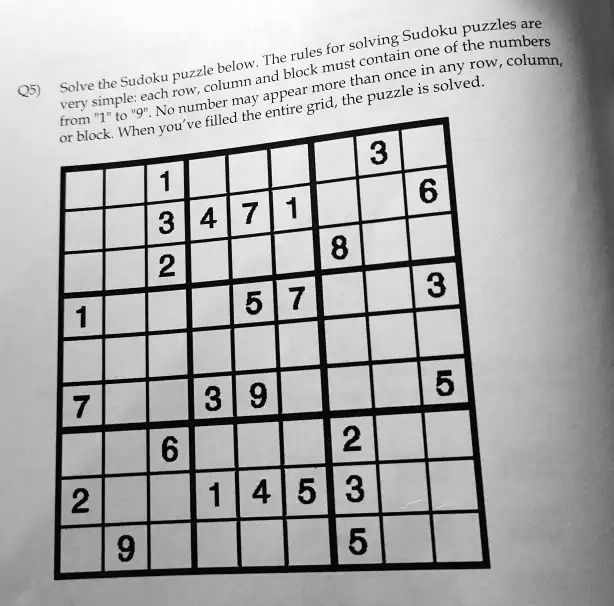
#> input picture sudoku.jpg, 614 x 606 px
$ python probability_hoffman_line_detection.py
#> lines starting #> are read from the running program, lines starting #| are printed output that depends on the picture; after the words box and inside, x2 and y2 are one past the last pixel; in counts of white or black regions, pixels touching at a corner belong together
import numpy as np
import cv2


def canny_demo(image):
    t = 80
    canny_output = cv2.Canny(image, t, t*2)
    return canny_output

image_path = r"C:\Users\emircan\Desktop\openCV/"
sudoku = cv2.imread("sudoku.jpg")
#> sudoku is the input picture: shape (606, 614, 3); min 0, max 255, mean 170.9

binary = canny_demo(sudoku)
#> in canny_demo, `canny_output = cv2.Canny(image, t, t*2)`:
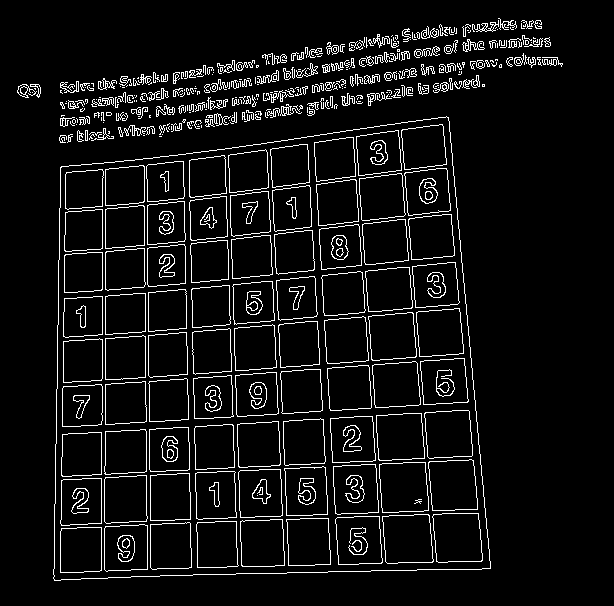
#> canny_output: shape (606, 614); 6.7% white in thin lines or dots, all inside (x1, y1, x2, y2) = (17, 18, 563, 581)
cv2.imshow("binary", binary)
cv2.waitKey(1)

linesP = cv2.HoughLinesP(binary, 1, np.pi / 180, 55, None, 50, 10)
#> linesP = 155 rows, first 6: [54, 552, 60, 167], [129, 521, 485, 509], [352, 130, 382, 570], [184, 187, 188, 441], [105, 478, 105, 162], [355, 129, 386, 570]

if linesP is not None:
    for i in range(0, len(linesP)):
        l = linesP[i][0]
        cv2.line(sudoku, (l[0], l[1]), (l[2], l[3]), (255, 0, 0), 1, cv2.LINE_AA)
#> this loop made 155 passes
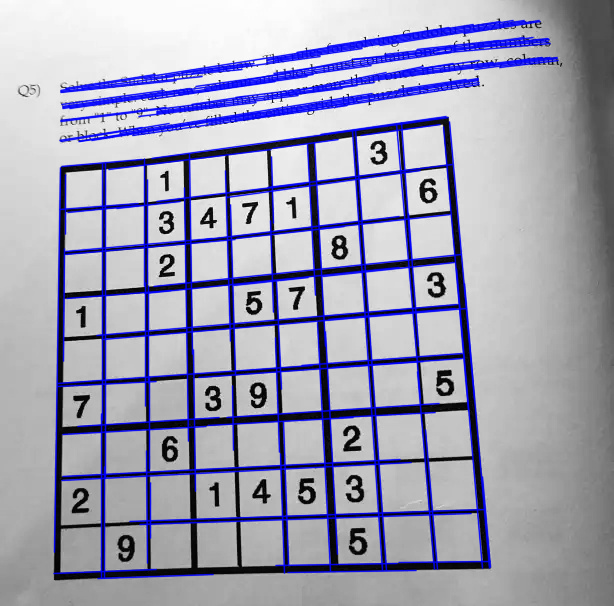
#> sudoku: shape (606, 614, 3); 15.55% of pixels changed, all inside (x1, y1, x2, y2) = (53, 19, 560, 580)

cv2.imshow("ProbHoughman", sudoku)
cv2.waitKey(1)

$ run again, with akita.jpg copied over sudoku.jpg
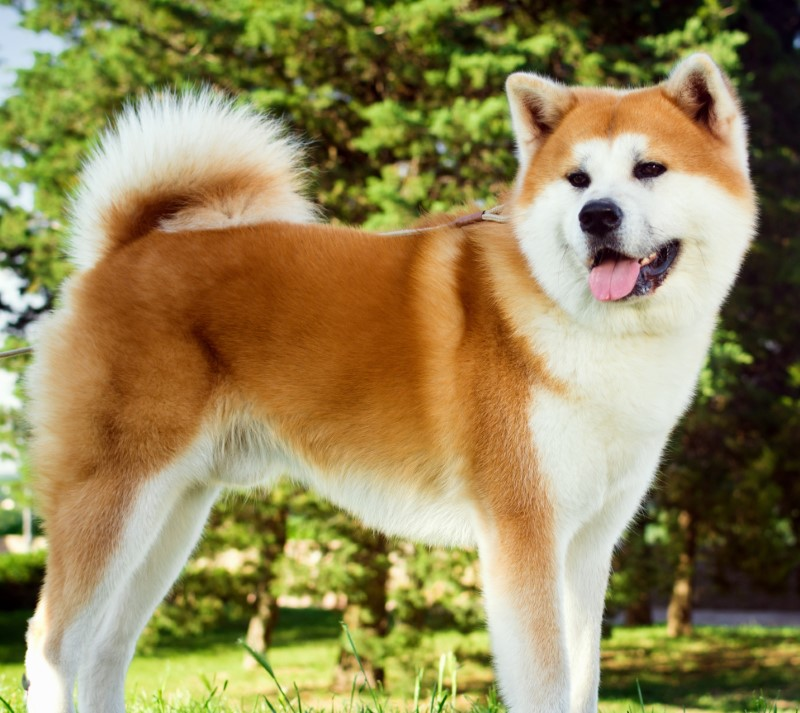
#> input picture akita.jpg, 800 x 713 px
#> sudoku is the input picture: shape (713, 800, 3); mean B, G, R 87.6, 134.3, 147.9
#> in canny_demo, `canny_output = cv2.Canny(image, t, t*2)`:
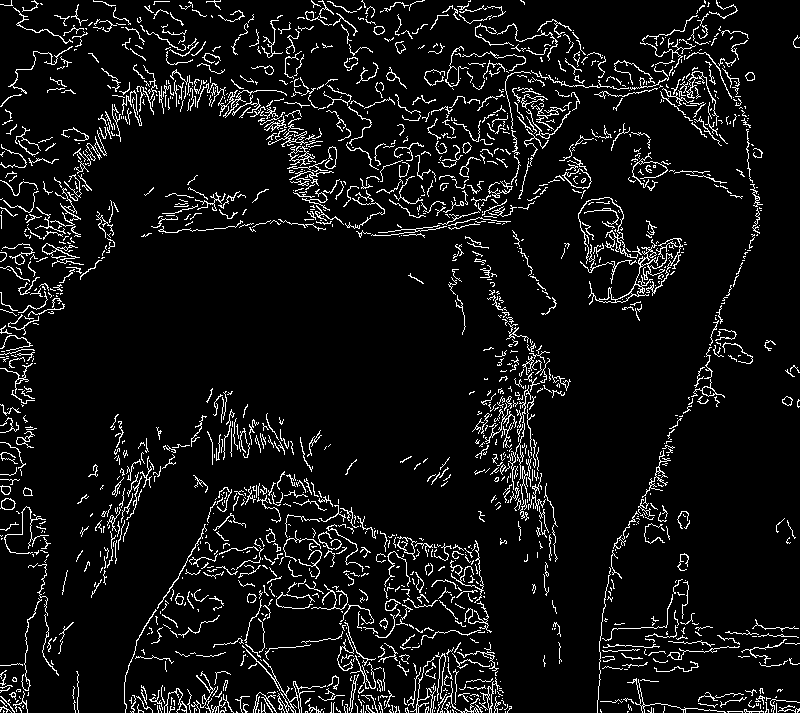
#> canny_output: shape (713, 800); 7.3% white in thin lines or dots
#> linesP = 213 rows, first 6: [717, 711, 798, 711], [125, 709, 509, 709], [469, 132, 579, 102], [490, 96, 543, 96], [620, 301, 681, 240], [125, 710, 508, 710]
#> the loop `for i in range(0, len(linesP)):` made 213 passes
#> after the loop `for i in range(0, len(linesP)):`:
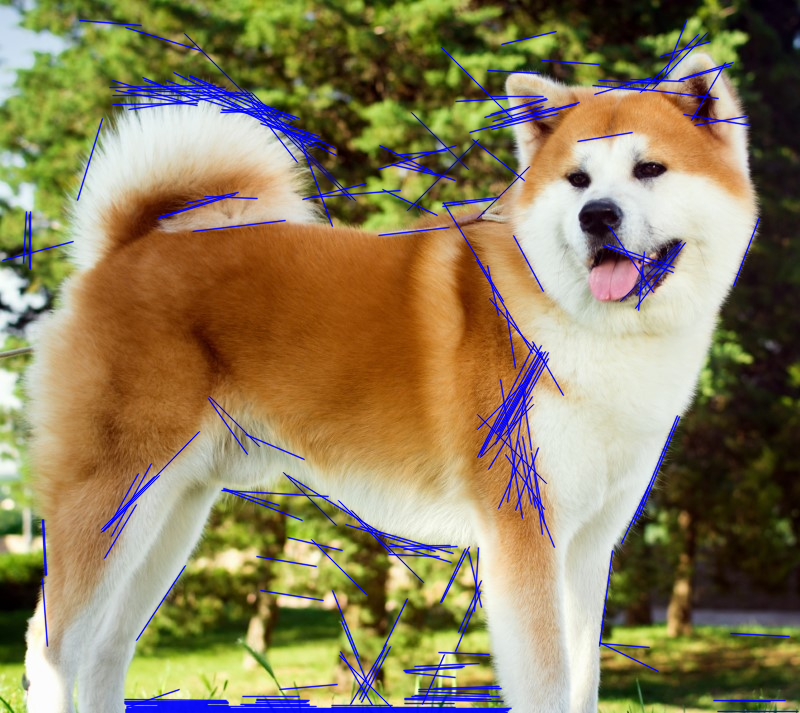
#> sudoku: shape (713, 800, 3); 6.48% of pixels changed, all inside (x1, y1, x2, y2) = (2, 19, 800, 713)
